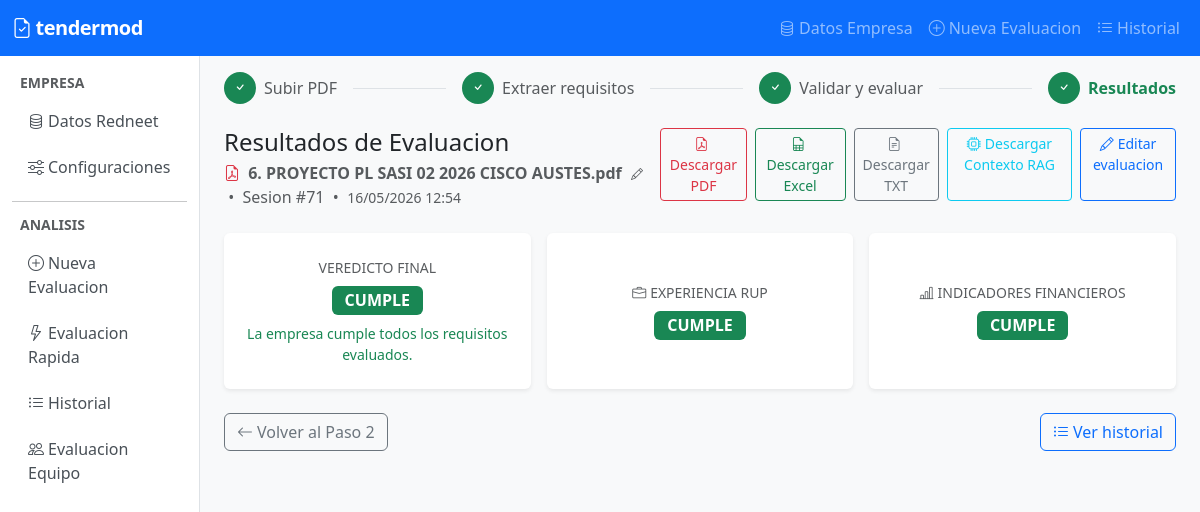
/analysis/71/results/, run on the app's committed database.
### apps/core/models.py (models this page shows, shortened)
class AnalysisSession(models.Model):
    STATUS_CHOICES = [
        ('created', 'Creado'),
        ('ingesting_pdf', 'Ingiriendo PDF'),
        ('pdf_ready', 'PDF listo'),
        ('extracted', 'Requisitos extraidos'),
        ('evaluating', 'Evaluando'),
        ('completed', 'Completado'),
        ('error', 'Error'),
    ]
    status = models.CharField(max_length=20, choices=STATUS_CHOICES, default='created')
    pdf_filename = models.CharField(max_length=255, blank=True)
    display_name = models.CharField(max_length=255, blank=True, default='')
    experience_requirements_json = models.TextField(blank=True)
    indicators_requirements_json = models.TextField(blank=True)
    general_info_text = models.TextField(blank=True)
    general_requirements_json = models.TextField(blank=True, default='')
    celery_task_id = models.CharField(max_length=255, blank=True)
    ocr_document_path = models.CharField(max_length=500, blank=True, default='')
    created_at = models.DateTimeField(auto_now_add=True)
    updated_at = models.DateTimeField(auto_now=True)
    class Meta:
        ordering = ['-created_at']

### apps/analysis/views.py (the view)
# urls.py: path('<int:pk>/results/', views.analysis_results, name='results'),
def analysis_results(request, pk):
    session = get_object_or_404(AnalysisSession, pk=pk)
    result = None
    exp_result = None
    ind_result = None
    try:
        result = session.result
    except AnalysisResult.DoesNotExist:
        pass
    if result:
        if result.experience_result_json:
            try:
                from tendermod.evaluation.schemas import ExperienceComplianceResult
                exp_result = ExperienceComplianceResult.model_validate_json(result.experience_result_json)
            except Exception as exc:
                logger.error('Error parseando experience_result_json: %s', exc)
        if result.indicators_result_json:
            try:
                from tendermod.evaluation.schemas import IndicatorComplianceResult
                ind_result = IndicatorComplianceResult.model_validate_json(result.indicators_result_json)
            except Exception as exc:
                logger.error('Error parseando indicators_result_json: %s', exc)
    general_requirements = []
    if session.general_requirements_json:
        try:
            from tendermod.evaluation.schemas import GeneralRequirementList
            gr = GeneralRequirementList.model_validate_json(session.general_requirements_json)
            general_requirements = gr.requisitos
        except Exception as exc:
            logger.error('Error parseando general_requirements_json en results: %s', exc)
    context = {
        'session': session,
        'result': result,
        'general_requirements': general_requirements,
        'exp_result': exp_result,
        'ind_result': ind_result,
    }
    return render(request, 'analysis/results.html', context)

### templates/analysis/results.html (shortened to what this page needs)
{% extends "base.html" %}
{% load static %}
{% load currency_filters %}
{% block content %}
<div class="d-flex align-items-center gap-2 mb-4">
    <span class="step-badge bg-success text-white"><i class="bi bi-check"></i></span>
    <a href="{% url 'analysis:new' %}" class="text-muted text-decoration-none">Subir PDF</a>
    <div class="flex-grow-1 border-top mx-2"></div>
    <span class="step-badge bg-success text-white"><i class="bi bi-check"></i></span>
    <a href="{% url 'analysis:step1' pk=session.pk %}" class="text-muted text-decoration-none">Extraer requisitos</a>
    <div class="flex-grow-1 border-top mx-2"></div>
    <span class="step-badge bg-success text-white"><i class="bi bi-check"></i></span>
    <a href="{% url 'analysis:step2' pk=session.pk %}" class="text-muted text-decoration-none">Validar y evaluar</a>
    <div class="flex-grow-1 border-top mx-2"></div>
    <span class="step-badge bg-success text-white"><i class="bi bi-check"></i></span>
    <span class="fw-semibold text-success">Resultados</span>
</div>
<div class="d-flex justify-content-between align-items-start mb-4">
    <div>
        <h4 class="mb-1">Resultados de Evaluacion</h4>
        <p class="text-muted mb-0">
            <i class="bi bi-file-earmark-pdf me-1 text-danger"></i>
            <span id="session-name-display">
                <strong id="session-name-text">{{ session.display_name|default:session.pdf_filename }}</strong>
                <button id="session-name-edit-btn" class="btn btn-link btn-sm p-0 ms-1 text-muted" title="Editar nombre" style="vertical-align: baseline;">
                    <i class="bi bi-pencil" style="font-size:0.75rem;"></i>
                </button>
            </span>
            &nbsp;&bull;&nbsp; Sesion #{{ session.pk }}
            &nbsp;&bull;&nbsp;
            <span class="text-muted small">{{ session.created_at|date:"d/m/Y H:i" }}</span>
        </p>
    </div>
    <div class="d-flex gap-2">
        {% if session.pdf_filename %}
        <a href="{% url 'analysis:download_pdf' pk=session.pk %}" class="btn btn-outline-danger btn-sm" title="{{ session.pdf_filename }}">
            <i class="bi bi-file-earmark-pdf me-1"></i>Descargar PDF
        </a>
        {% endif %}
        <a href="{% url 'analysis:export_excel' pk=session.pk %}" class="btn btn-outline-success btn-sm">
            <i class="bi bi-file-earmark-spreadsheet me-1"></i>Descargar Excel
        </a>
        <a href="{% url 'analysis:export_text' pk=session.pk %}" class="btn btn-outline-secondary btn-sm">
            <i class="bi bi-file-earmark-text me-1"></i>Descargar TXT
        </a>
        <a href="{% url 'analysis:export_context' pk=session.pk %}" class="btn btn-outline-info btn-sm">
            <i class="bi bi-cpu me-1"></i>Descargar Contexto RAG
        </a>
        <a href="{% url 'analysis:step2' pk=session.pk %}" class="btn btn-outline-primary btn-sm">
            <i class="bi bi-pencil me-1"></i>Editar evaluacion
        </a>
    </div>
</div>
{% if not result %}
<div class="alert alert-warning">
    <i class="bi bi-exclamation-triangle me-2"></i>
    Aun no hay resultados para esta sesion.
    <a href="{% url 'analysis:step2' pk=session.pk %}">Lance la evaluacion desde el Paso 2.</a>
</div>
{% else %}
<div class="row g-3 mb-4">
    <div class="col-md-4">
        <div class="card border-0 shadow-sm h-100 text-center">
            <div class="card-body d-flex flex-column align-items-center justify-content-center py-4">
                <p class="text-muted small mb-2">VEREDICTO FINAL</p>
                {% if result.cumple_final is None %}
                    <span class="badge bg-secondary badge-cumple">INDETERMINADO</span>
                    <p class="text-muted small mt-2 mb-0">Faltan evaluaciones.</p>
                {% elif result.cumple_final %}
                    <span class="badge bg-success badge-cumple">CUMPLE</span>
                    <p class="text-success small mt-2 mb-0">La empresa cumple todos los requisitos evaluados.</p>
                {% else %}
                    <span class="badge bg-danger badge-cumple">NO CUMPLE</span>
                    <p class="text-danger small mt-2 mb-0">La empresa no cumple uno o mas requisitos.</p>
                {% endif %}
            </div>
        </div>
    </div>
    <div class="col-md-4">
        <div class="card border-0 shadow-sm h-100 text-center">
            <div class="card-body d-flex flex-column align-items-center justify-content-center py-4">
                <p class="text-muted small mb-2"><i class="bi bi-briefcase me-1"></i>EXPERIENCIA RUP</p>
                {% if result.cumple_experiencia is None %}
                    <span class="badge bg-secondary badge-cumple">Sin evaluar</span>
                {% elif result.cumple_experiencia %}
                    <span class="badge bg-success badge-cumple">CUMPLE</span>
                {% else %}
                    <span class="badge bg-danger badge-cumple">NO CUMPLE</span>
                {% endif %}
            </div>
        </div>
    </div>
    <div class="col-md-4">
        <div class="card border-0 shadow-sm h-100 text-center">
            <div class="card-body d-flex flex-column align-items-center justify-content-center py-4">
                <p class="text-muted small mb-2"><i class="bi bi-bar-chart-line me-1"></i>INDICADORES FINANCIEROS</p>
                {% if result.cumple_indicadores is None %}
                    <span class="badge bg-secondary badge-cumple">Sin evaluar</span>
                {% elif result.cumple_indicadores %}
                    <span class="badge bg-success badge-cumple">CUMPLE</span>
                {% else %}
                    <span class="badge bg-danger badge-cumple">NO CUMPLE</span>
                {% endif %}
            </div>
        </div>
    </div>
</div>
{% endif %}
<div class="d-flex justify-content-between align-items-center mt-2">
    <a href="{% url 'analysis:step2' pk=session.pk %}" class="btn btn-outline-secondary">
        <i class="bi bi-arrow-left me-1"></i>Volver al Paso 2
    </a>
    <a href="{% url 'analysis:list' %}" class="btn btn-outline-primary">
        <i class="bi bi-list-ul me-1"></i>Ver historial
    </a>
</div>
{% endblock %}

### templates/base.html (style rules this page uses)
body { background-color: #f8f9fa; }
.step-badge { width: 2rem; height: 2rem; border-radius: 50%; display: inline-flex; align-items: center; justify-content: center; font-weight: 700; font-size: 0.85rem; }
.badge-cumple { font-size: 1rem; padding: 0.4rem 0.8rem; }

### data on the page
AnalysisSession: display_name "6. PROYECTO PL SASI 02 2026 CISCO AUSTES.pdf", pk "71", created_at "16/05/2026 12:54"
